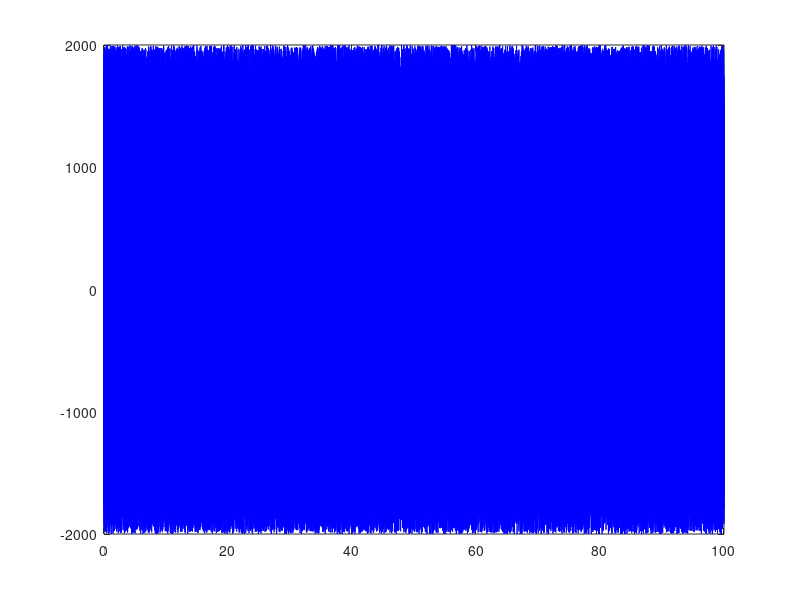

This chart was generated by the following MATLAB code:
%% generate a signal to use the bandpass filter for
% filter then makes the signal good enough to put through the APDL
% transient analysis
clear all
%highest frequency of interest we want to know
hf=80;
dt=1/(10*hf);
%length of time we want to find response for
lt=100;
steps=lt/dt;
x=linspace(0,lt,steps);
%generate random numbers between [-1,1] with a length of steps
A=2000;
r=-A+(2*A).*rand(steps,1);
% put it through the filter we created in bandpass filter toolbox thing
% y=doFilter2(r,dt);
% create vector to export to a csv file for APDL to read
Y=[x',r];

plot(x,r,'b') %,x,y,'g')

file='C:\ANSYS\Temp\Validation\DuffingValDec17\HigherAmp.csv';
csvwrite(file,Y);
